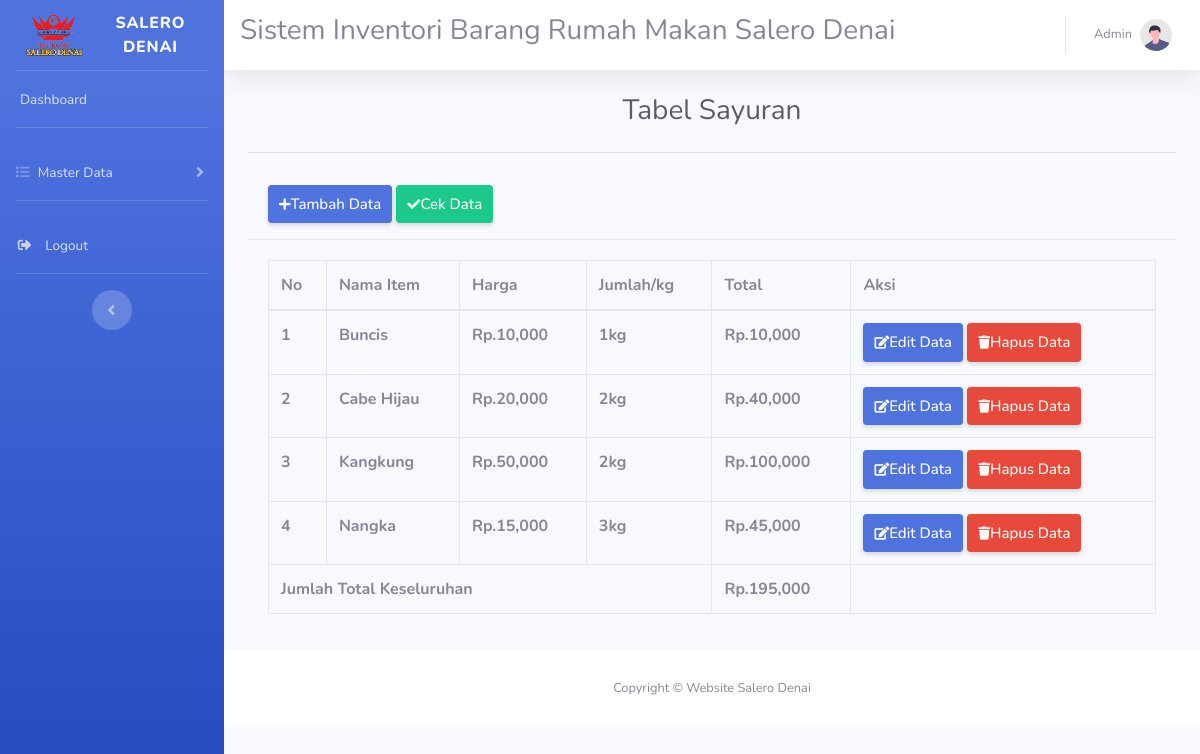
Screenshot of /sayuran.php with the database file from the repository.
### tables this page shows
CREATE TABLE `sayuran` (
  `nama_item` varchar(20) NOT NULL,
  `hargaperkg` int(11) DEFAULT NULL,
  `jumlah` varchar(20) DEFAULT NULL,
  `total` int(11) DEFAULT NULL
);

### sayuran.php (the view, shortened to what this page needs)
<!DOCTYPE html>
<html lang="en">
<head>
    <link href="./assets/vendor/fontawesome-free/css/all.min.css" rel="stylesheet" type="text/css">
    <link href="./assets/css/sb-admin-2.min.css" rel="stylesheet">
    <link rel='stylesheet' href='https://cdn-uicons.flaticon.com/2.0.0/uicons-regular-rounded/css/uicons-regular-rounded.css'>
</head>
<body id="page-top">
    <div id="wrapper">
        <ul class="navbar-nav bg-gradient-primary sidebar sidebar-dark accordion" id="accordionSidebar">
            <a class="sidebar-brand d-flex align-items-center justify-content-center" href="index.html">
                <img src="./assets//img/logo-remove.png" alt="" width ="40%">
                <div class="sidebar-brand-text mx-2">Salero Denai <sup></sup></div>
            </a>
            <hr class="sidebar-divider my-0">
            <li class="nav-item">
                <a class="nav-link" href="index.php">
                    <span>Dashboard</span></a>
            </li>
            <hr class="sidebar-divider">
            <li class="nav-item">
                <a class="nav-link collapsed" href="#" data-toggle="collapse" data-target="#collapseTwo"
                    aria-expanded="true" aria-controls="collapseTwo">
                    <i class="fas fa-list"></i>
                    <span>Master Data</span>
                </a>
            </li>
            <hr class="sidebar-divider">
            <li class="nav-item">
                <a class="nav-link" href="login.php">
                    <i class="fas fa-sign-out-alt fa-sm fa-fw mr-2 text-gray-400"></i>
                    <span>Logout</span></a>
            </li>
            <hr class="sidebar-divider d-none d-md-block">
            <div class="text-center d-none d-md-inline">
                <button class="rounded-circle border-0" id="sidebarToggle"></button>
            </div>
        </ul>
        <div id="content-wrapper" class="d-flex flex-column">
            <div id="content">
                <nav class="navbar navbar-expand navbar-light bg-white topbar mb-4 static-top shadow">
                <marquee><h3>Sistem Inventori Barang Rumah Makan Salero Denai</h3></marquee>
                    <ul class="navbar-nav ml-auto">
                        <li class="nav-item dropdown no-arrow">
                            <a class="nav-link dropdown-toggle" href="#" id="userDropdown" role="button"
                                data-toggle="dropdown" aria-haspopup="true" aria-expanded="false">
                                <span class="mr-2 d-none d-lg-inline text-gray-600 small">Admin</span>
                                <img class="img-profile rounded-circle"
                                    src="img/undraw_profile.svg">
                            </a>
                        </li>
                    </ul>
                </nav>
                <div class="container-fluid">
                    <h1 class="h3 mb-4 text-gray-800 text-center">Tabel Sayuran</h1>
                    <hr>
                    <div lass="card shadow mb-4">
                        <div class="card-header py-3">
                        <a href="tambahsayuran.php" class="d-none d-sm-inline-block btn btn-sm btn-primary shadow-sm"
                                style="padding: 7px 10px; font-weight: 500; font-size: 15px;">
                                <i class="fas fa-plus fa-sm text-white"></i>Tambah Data</a>
                                <a href="listsayuran.php" class="d-none d-sm-inline-block btn btn-sm btn-success shadow-sm"
                                style="padding: 7px 10px; font-weight: 500; font-size: 15px;">
                                <i class="fas fa-check fa-sm text-white"></i>Cek Data</a>
                        </div>
                                <div class="card-body">
                                        <div class="table-responsive">
                                                <table class="table table-bordered" id="dataTable" width="100%" cellspacing="0">
                                                        <thead>
                                                            <tr>
                                                                <th>No</th>
                                                                <th>Nama Item</th>
                                                                <th>Harga</th>
                                                                <th>Jumlah/kg</th>
                                                                <th>Total</th>
                                                                <th>Aksi</th>
                                                            </tr>
                                                        </thead>
                                                        <?php
                                                        include 'koneksi.php';
                                                            $no = 1;
                                                            $total = 0;
                                                            $data = mysqli_query($db, "SELECT * FROM sayuran");
                                                                while($d = mysqli_fetch_array($data)){
                                                                    $total += $d["total"];
                                                            ?>
                                                            <tr>
                                                                <th><?php echo $no++; ?></th>
                                                                <th><?php echo $d['nama_item']; ?></th>
                                                                <th>Rp.<?php echo number_format ($d['hargaperkg']);?></th>
                                                                <th><?php echo $d['jumlah'];?></th>
                                                                <th>Rp.<?php echo number_format ($d['total']);?></th>
                                                                <th>
                                                                <a href="editsayuran.php?nama_item=<?php echo $d['nama_item']; ?>" class="d-none d-sm-inline-block btn btn-sm btn-primary shadow-sm"
                                                                style="padding: 7px 10px; font-weight: 500; font-size: 15px;">
                                                                <i class="fas fa-edit fa-sm text-white"></i>Edit Data</a>
                                                                <a href="deletesayuran.php?nama_item=<?php echo $d['nama_item']; ?>" class="d-none d-sm-inline-block btn btn-sm btn-danger shadow-sm"
                                                                style="padding: 7px 10px; font-weight: 500; font-size: 15px;">
                                                                <i class="fas fa-trash fa-sm text-white"></i>Hapus Data</a>
                                                                </th>
                                                            </tr>
                                                            <?php
                                                                }
                                                            ?>
                                                                <tr>
                                                                    <td colspan = "4"><b>Jumlah Total Keseluruhan</b></td>
                                                                    <td><b>Rp.<?php echo number_format($total);?></b></td>
                                                                    <td></td>
                                                                </tr>
                                                </table>
                                        </div>
                                </div>
                    </div>
            </div>
            <footer class="sticky-footer bg-white">
                <div class="container my-auto">
                    <div class="copyright text-center my-auto">
                        <span>Copyright &copy; Website Salero Denai</span>
                    </div>
                </div>
            </footer>
        </div>
    </div>
</body>
</html>

### rows the page displays
sayuran: nama_item "Buncis", hargaperkg "10,000", jumlah "1kg", total "10,000"
sayuran: nama_item "Cabe Hijau", hargaperkg "20,000", jumlah "2kg", total "40,000"
sayuran: nama_item "Kangkung", hargaperkg "50,000", jumlah "2kg", total "100,000"
sayuran: nama_item "Nangka", hargaperkg "15,000", jumlah "3kg", total "45,000"

### other values shown
$total "195,000"
